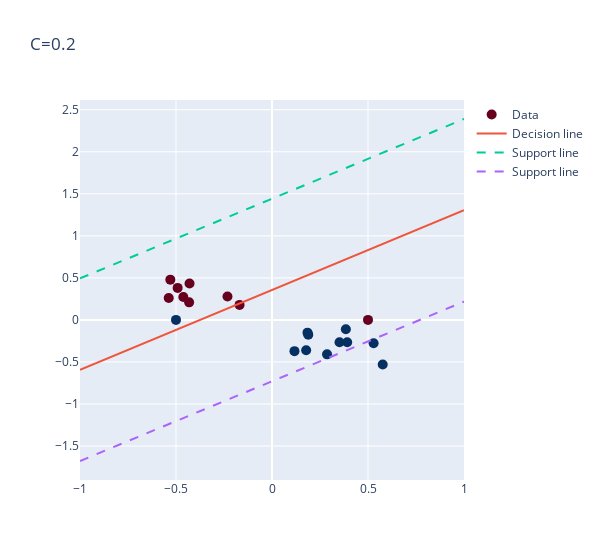

Here is the notebook cell this chart was saved with:
### Code cell
# outliers

# small C; under-fitting case; prediction is not accurate

# fit the model
clf = svm.SVC(kernel="linear", C = 0.2)
clf.fit(X, y)

fig = go.Figure()
plot_data_decision_line(X,y,clf,fig,"C=0.2")
fig.show()

### Figure 1 — Plotly figure (JSON) as saved in the notebook; plotly's stock layout.template omitted (floating-point values rounded to 4 significant figures)
{"data": [{"marker": {"color": [-1, 1, -1, -1, -1, -1, -1, -1, -1, -1, 1, 1, 1, 1, 1, 1, 1, 1, 1, 1], "colorscale": [[0, "rgb(103,0,31)"], [0.1, "rgb(178,24,43)"], [0.2, "rgb(214,96,77)"], [0.3, "rgb(244,165,130)"], [0.4, "rgb(253,219,199)"], [0.5, "rgb(247,247,247)"], [0.6, "rgb(209,229,240)"], [0.7, "rgb(146,197,222)"], [0.8, "rgb(67,147,195)"], [0.9, "rgb(33,102,172)"], [1, "rgb(5,48,97)"]], "size": 10}, "mode": "markers", "name": "Data", "type": "scatter", "x": [0.5, -0.5, -0.4315, -0.4618, -0.1689, -0.5296, -0.2318, -0.4295, -0.4914, -0.5379, 0.5766, 0.3847, 0.3517, 0.1171, 0.1779, 0.1849, 0.2867, 0.5292, 0.3917, 0.1889], "y": [0, 0, 0.2085, 0.2717, 0.1783, 0.4785, 0.2778, 0.4334, 0.3807, 0.2599, -0.5313, -0.1122, -0.2662, -0.3719, -0.362, -0.1519, -0.4102, -0.277, -0.2658, -0.1754]}, {"mode": "lines", "name": "Decision line", "type": "scatter", "x": [-1, 1], "y": [-0.5927, 1.304]}, {"line": {"dash": "dash"}, "mode": "lines", "name": "Support line", "type": "scatter", "x": [-1, 1], "y": [0.4933, 2.39]}, {"line": {"dash": "dash"}, "mode": "lines", "name": "Support line", "type": "scatter", "x": [-1, 1], "y": [-1.679, 0.2179]}], "layout": {"title": {"text": "C=0.2"}, "width": 600}}
